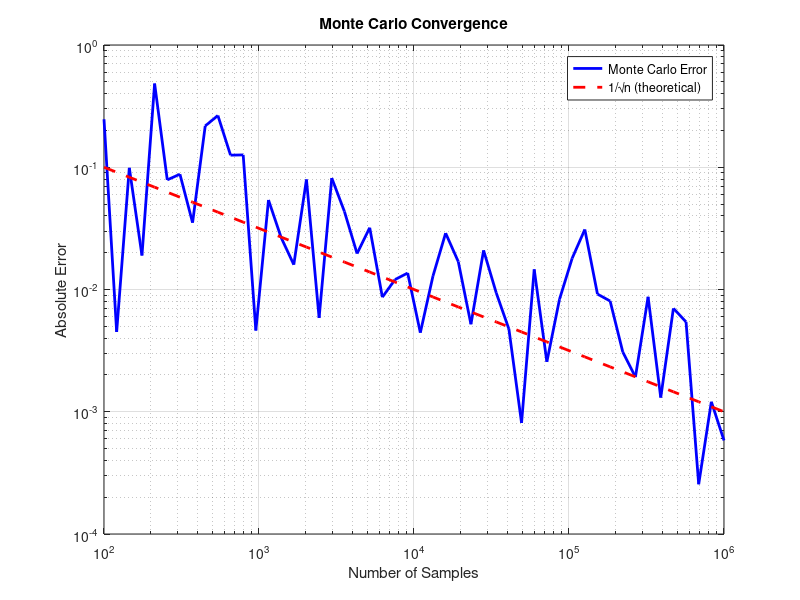

Write MATLAB code to recreate this figure.
%% Lecture 5 - Numerical Integration 2D
% Two-Dimensional Numerical Integration Examples
% Methods: trapz (2D), integral2, and custom implementations
clearvars;
clc;

% 
%% Example 5: Monte Carlo Integration 
fprintf('=== EXAMPLE 5: Monte Carlo Integration ===\n');
fprintf('Using Monte Carlo to integrate f(x,y) = sin(x)*cos(y)\n');
fprintf('over [0,π] x [0,π]\n\n');

% Define the function
f5 = @(x, y) sin(x) .* cos(y);

% Integration limits
x_LO = 0; x_HI = pi;
y_LO = 0; y_HI = pi;

% Analytical: ∫∫sin(x)cos(y)dxdy = [-cos(x)]|_0^π * [sin(y)]|_0^π = 2 * 0 = 0
analytical5 = 0;
fprintf('Analytical Solution: %.8f\n', analytical5);

% Monte Carlo integration
n_samples = [1000, 10000, 100000, 1000000];
fprintf('\nMonte Carlo Results:\n');
for n = n_samples
    rng(42); % For reproducibility
    x_rand = x_LO + (x_HI - x_LO) * rand(n, 1);
    y_rand = y_LO + (y_HI - y_LO) * rand(n, 1);
    f_vals = f5(x_rand, y_rand);
    area = (x_HI - x_LO) * (y_HI - y_LO);
    result_mc = area * mean(f_vals);
    error_mc = abs(result_mc - analytical5);
    fprintf('n = %7d: %.8f (error: %.2e)\n', n, result_mc, error_mc);
end

% Compare with integral2
result5_int2 = integral2(f5, x_LO, x_HI, y_LO, y_HI);
fprintf('\nintegral2: %.8f (error: %.2e)\n\n', result5_int2, abs(result5_int2 - analytical5));

%% Visualizations

% Plot 6: Monte Carlo convergence
figure;
n_mc = logspace(2, 6, 50);
errors_mc = zeros(size(n_mc));
for i = 1:length(n_mc)
    rng(42);
    n_i = round(n_mc(i));
    x_r = x_LO + (x_HI - x_LO) * rand(n_i, 1);
    y_r = y_LO + (y_HI - y_LO) * rand(n_i, 1);
    area = (x_HI - x_LO) * (y_HI - y_LO);
    result_mc_i = area * mean(f5(x_r, y_r));
    errors_mc(i) = abs(result_mc_i - analytical5);
end
loglog(n_mc, errors_mc, 'b-', 'LineWidth', 2);
hold on;
loglog(n_mc, 1./sqrt(n_mc), 'r--', 'LineWidth', 2);
grid on;
xlabel('Number of Samples');
ylabel('Absolute Error');
title('Monte Carlo Convergence');
legend('Monte Carlo Error', '1/√n (theoretical)', 'Location', 'best');
hold off;
